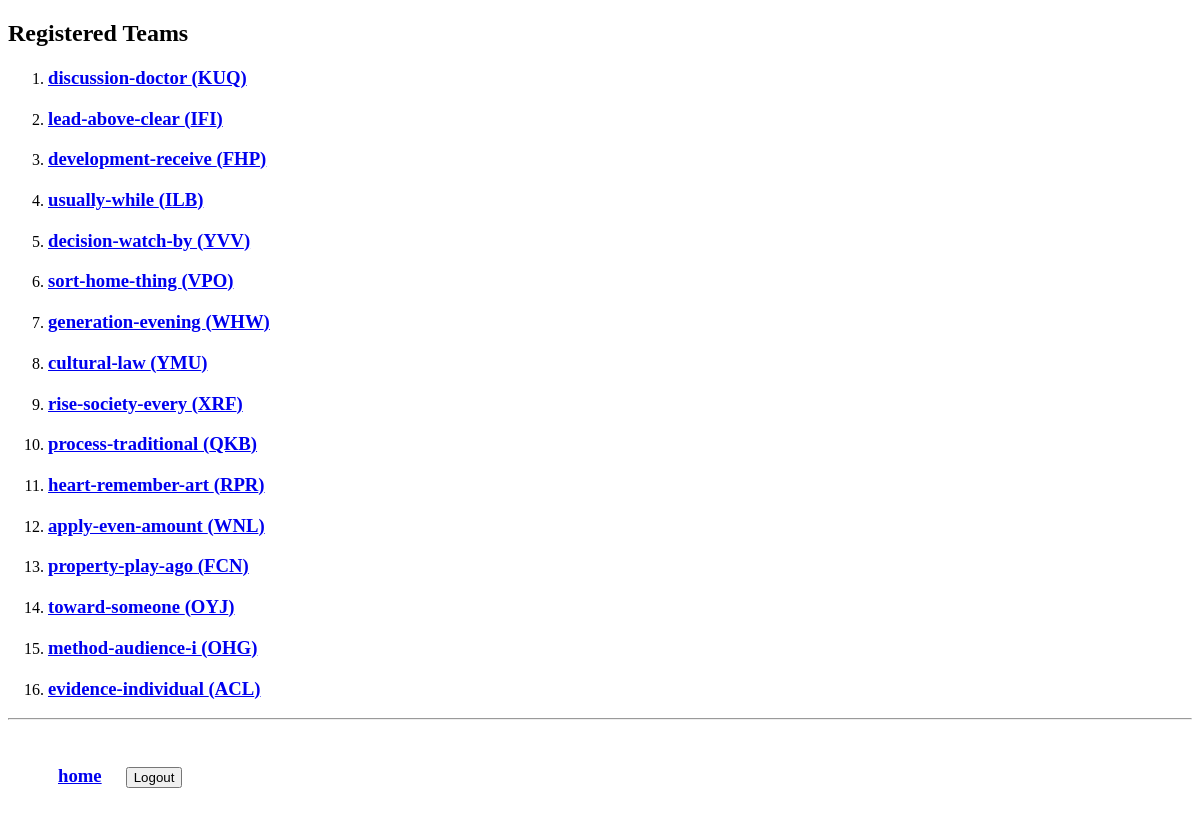
The app's page /teams/ (signed in) with its own data.
### teams/models.py (models this page shows, shortened)
class Team(models.Model):
    name = models.CharField(
        verbose_name='Team Name',
        max_length=100,
    )
    short_code = models.CharField(
        verbose_name='Team Code',
        max_length=10,
        null=True,
    )
    coach = models.OneToOneField(
        'coachesv2.Coach', related_name='team',
        verbose_name='Coach',
        on_delete=models.CASCADE,
        null=True, blank=True
    )

### teams/views.py (the view)
@login_required
def team_list_view(request):
    user = User.objects.get(id=request.user.id)
    if user.user_type == User.Admin:
        teams = Team.objects.all()
        return render(request, 'teams/team_list.html', {'teams': teams})
    else:
        return HttpResponseForbidden()

### teams/templates/teams/team_list.html
{% extends 'base.html' %}
{% block content%}
    <div>
        <h2>Registered Teams</h2>
        <ol>
            {% for team in teams %}
                <li>
                    <div>
                        <h3><a href="{% url 'teams:team_details' code=team.short_code %}">{{ team.name }} ({{ team.short_code}})</a></h3>
                    </div>
                </li>
            {% endfor %}
        </ol>
    </div>
{% endblock %}

### templates/base.html (shortened to what this page needs)
<!DOCTYPE html>
{% load static%}
<html lang="en">
<head>
    <link rel="stylesheet" type="text/css" href=" {% static '/styles.css' %}" >
</head>
<body>
    {% block content%}
    {% endblock %}
    <hr>
    <ul id="menu">
        {% if user.is_authenticated %}
            <li><h3><a href="{% url 'index' %}">home</a></h3></li>
            <li>
                <form class="logout-link" action="{% url 'accounts:logout' %}" method="post">
                    <button type="submit">Logout</button>
                </form>
            </li>
        {% else %}
            <li><a href="{% url 'accounts:login' %}">Login</a></li>
            <li><a href="{% url 'accounts:signup' %}">Signup</a></li>
        {% endif %}
    </ul>
</body>
</html>

### static/styles.css (style rules this page uses)
ul#menu li { display:inline-block; margin:10px }

### records on screen
Team: name "discussion-doctor", short_code "KUQ"
Team: name "lead-above-clear", short_code "IFI"
Team: name "development-receive", short_code "FHP"
Team: name "usually-while", short_code "ILB"
Team: name "decision-watch-by", short_code "YVV"
Team: name "sort-home-thing", short_code "VPO"
Team: name "generation-evening", short_code "WHW"
Team: name "cultural-law", short_code "YMU"
Team: name "rise-society-every", short_code "XRF"
Team: name "process-traditional", short_code "QKB"
Team: name "heart-remember-art", short_code "RPR"
Team: name "apply-even-amount", short_code "WNL"
Team: name "property-play-ago", short_code "FCN"
Team: name "toward-someone", short_code "OYJ"
Team: name "method-audience-i", short_code "OHG"
Team: name "evidence-individual", short_code "ACL"
